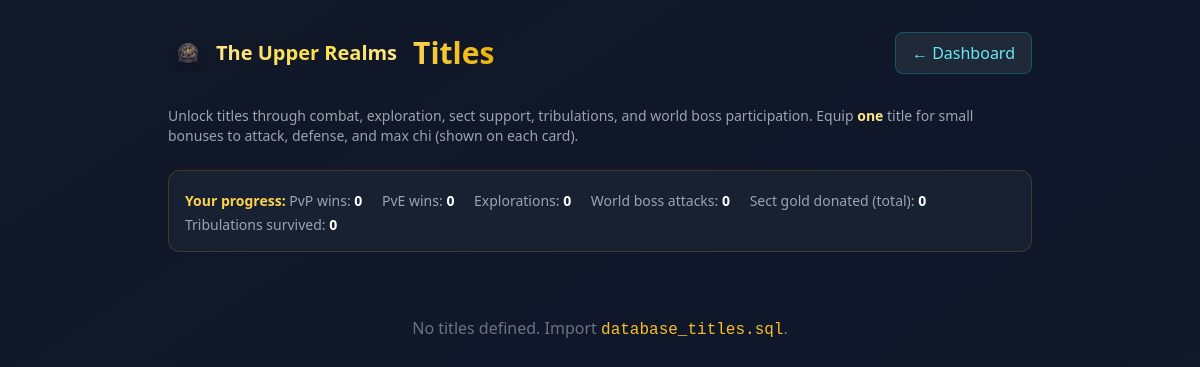
Page /pages/titles.php (signed in) on the earlier database version.
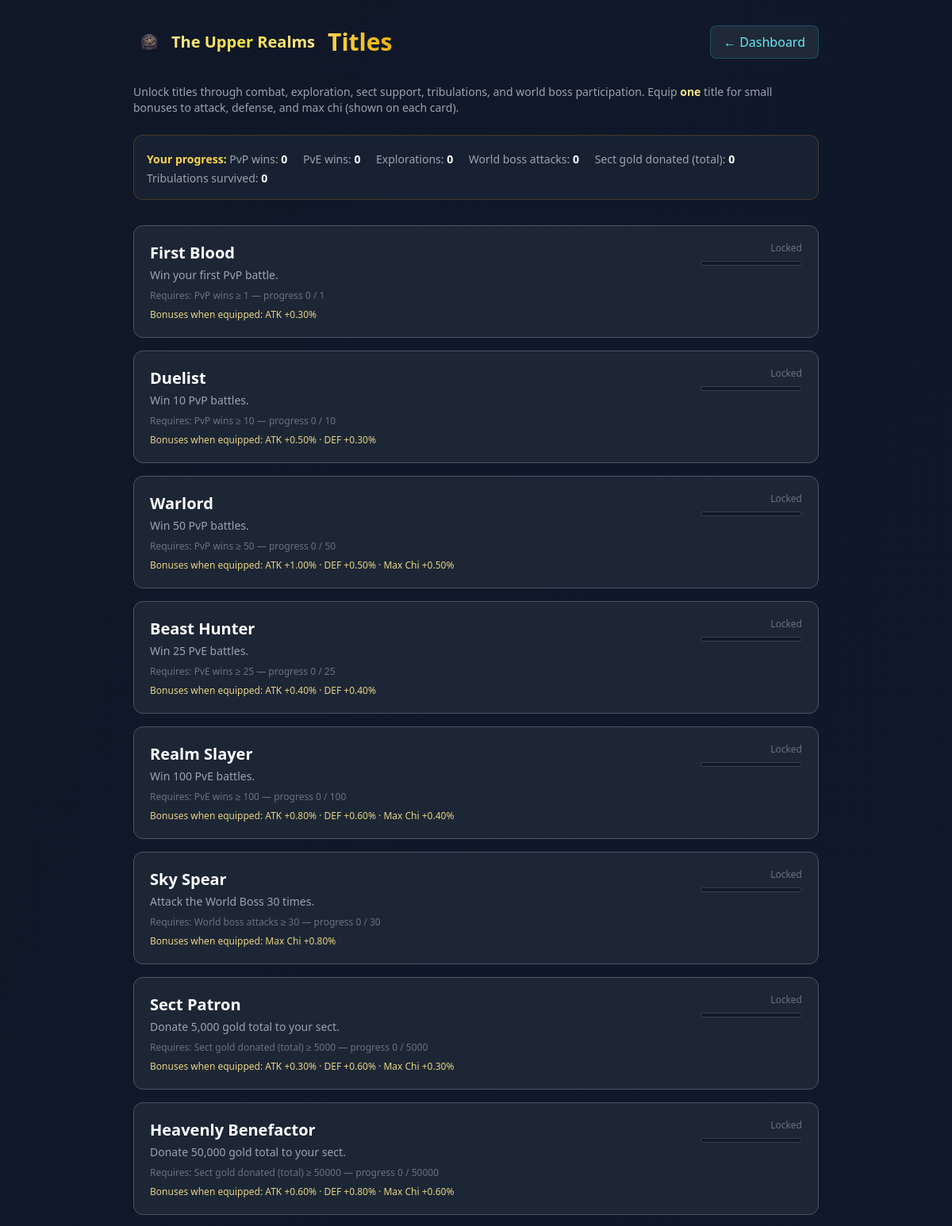
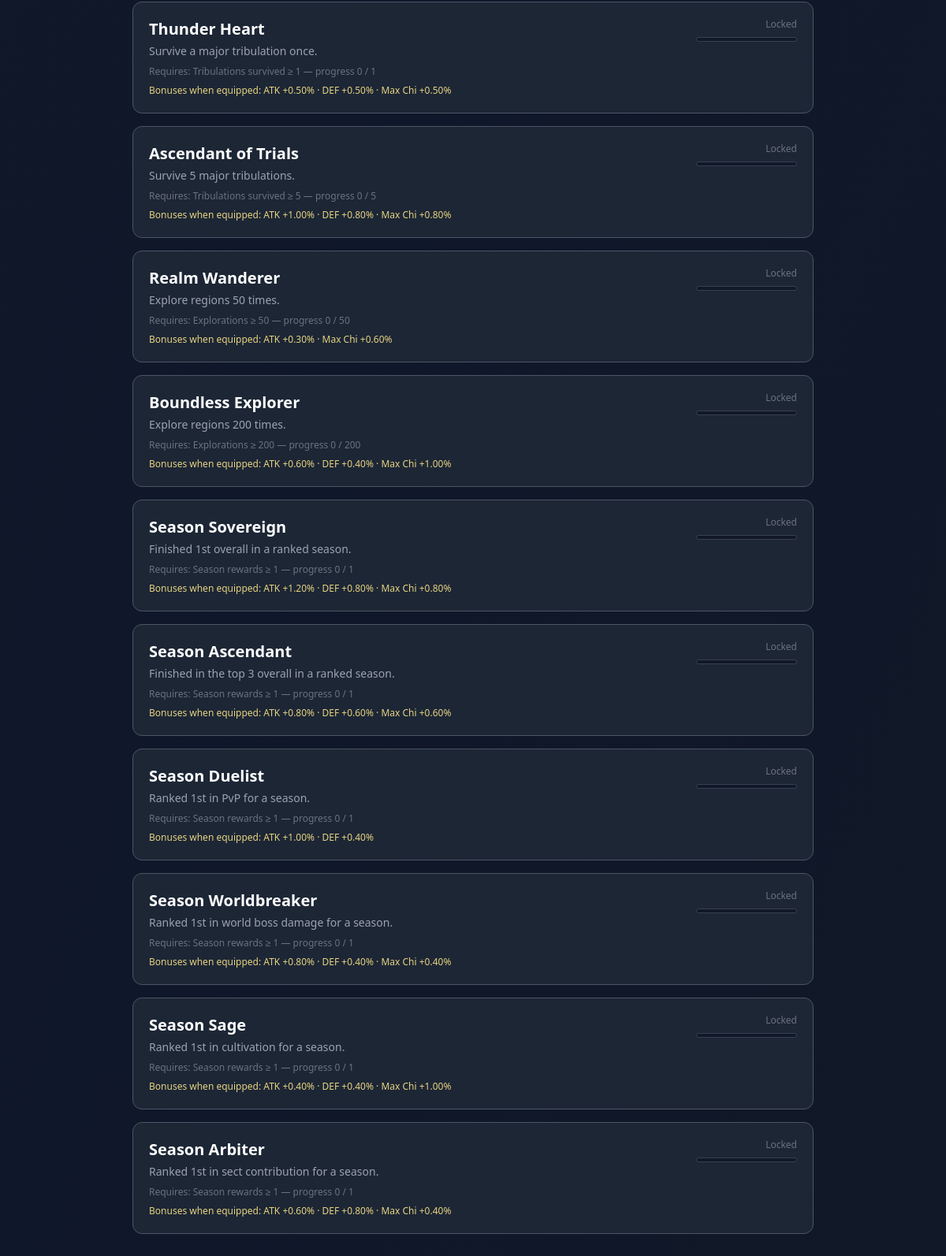
Same page on the later database version (2 pictures, top to bottom).
### tables this page shows
CREATE TABLE IF NOT EXISTS titles (
    id INT UNSIGNED AUTO_INCREMENT PRIMARY KEY,
    slug VARCHAR(64) NOT NULL UNIQUE,
    name VARCHAR(80) NOT NULL,
    description VARCHAR(255) NOT NULL DEFAULT '',
    unlock_type ENUM('pvp_wins','pve_kills','boss_participation','sect_contribution','tribulation_success','exploration','season_rank') NOT NULL,
    unlock_value INT UNSIGNED NOT NULL DEFAULT 1,
    bonus_attack_pct DECIMAL(6,5) NOT NULL DEFAULT 0 COMMENT 'e.g. 0.00500 = 0.5%',
    bonus_defense_pct DECIMAL(6,5) NOT NULL DEFAULT 0,
    bonus_max_chi_pct DECIMAL(6,5) NOT NULL DEFAULT 0,
    sort_order INT NOT NULL DEFAULT 0,
    created_at TIMESTAMP DEFAULT CURRENT_TIMESTAMP
);

### services/TitleService.php (called while the page is built, shortened)
<?php
class TitleService
{
    public function getTitlesPageData(int $userId): array
    {
        $stats = [
            'pvp_wins' => 0,
            'pve_kills' => 0,
            'exploration' => 0,
            'boss_participation' => 0,
            'sect_contribution' => 0,
            'tribulation_success' => 0,
        ];
        $equippedId = null;
        try {
            $db = Database::getConnection();
            $stmt = $db->prepare("
                SELECT wins, title_pve_wins, title_explore_count, title_boss_attacks,
                       title_sect_donated_gold, title_tribulations_won, equipped_title_id
                FROM users WHERE id = ? LIMIT 1
            ");
            $stmt->execute([$userId]);
            $u = $stmt->fetch(PDO::FETCH_ASSOC);
            $stmt = $db->query("SELECT * FROM titles ORDER BY sort_order ASC, id ASC");
            $rows = $stmt->fetchAll(PDO::FETCH_ASSOC) ?: [];
            $unlockedStmt = $db->prepare("SELECT title_id FROM user_titles WHERE user_id = ?");
            $unlockedStmt->execute([$userId]);
            $unlocked = [];
            $out = [];
            foreach ($rows as $row) {
                $tid = (int)$row['id'];
                $type = (string)$row['unlock_type'];
                $need = (int)$row['unlock_value'];
                if ($type === 'season_rank') {
                    $need = 1;
                    $have = isset($unlocked[$tid]) ? 1 : 0;
                } else {
                    $have = $stats[$type] ?? 0;
                }
                $out[] = [
                    'id' => $tid,
                    'slug' => $row['slug'],
                    'name' => $row['name'],
                    'description' => $row['description'],
                    'unlock_type' => $type,
                    'unlock_value' => $need,
                    'progress_current' => min($have, $need),
                    'progress_pct' => $need > 0 ? min(100, (int)round(100 * $have / $need)) : 0,
                    'unlocked' => isset($unlocked[$tid]),
                    'equipped' => $equippedId === $tid,
                    'bonus_attack_pct' => (float)$row['bonus_attack_pct'],
                    'bonus_defense_pct' => (float)$row['bonus_defense_pct'],
                    'bonus_max_chi_pct' => (float)$row['bonus_max_chi_pct'],
                ];
            }
            return ['titles' => $out, 'stats' => $stats, 'equipped_id' => $equippedId];
        } catch (PDOException $e) {
            error_log('TitleService::getTitlesPageData ' . $e->getMessage());
            return ['titles' => [], 'stats' => $stats, 'equipped_id' => null];
        }
    }
}

### pages/titles.php (the view, shortened to what this page needs)
<?php
require_once dirname(__DIR__) . '/core/SessionHelper.php';
require_once dirname(__DIR__) . '/services/TitleService.php';
$userId = SessionHelper::requireLoggedIn();
$titleService = new TitleService();
$page = $titleService->getTitlesPageData($userId);
$titles = $page['titles'];
$stats = $page['stats'];
$typeLabels = [
    'pvp_wins' => 'PvP wins',
    'pve_kills' => 'PvE wins',
    'exploration' => 'Explorations',
    'boss_participation' => 'World boss attacks',
    'sect_contribution' => 'Sect gold donated (total)',
    'tribulation_success' => 'Tribulations survived',
    'season_rank' => 'Season rewards',
];
?>
<!DOCTYPE html>
<html lang="en">
<head>
    <script src="https://cdn.tailwindcss.com"></script>
</head>
<body class="bg-gradient-to-br from-gray-900 via-slate-900 to-gray-900 min-h-screen">
    <div class="container mx-auto px-4 py-8 max-w-4xl">
        <div class="flex justify-between items-center mb-8 flex-wrap gap-4">
            <div class="flex items-center gap-4 flex-wrap">
                <?php $site_brand_compact = true; require_once dirname(__DIR__) . '/includes/site_brand.php'; ?>
                <h1 class="text-3xl font-bold bg-gradient-to-r from-amber-300 to-yellow-500 bg-clip-text text-transparent">Titles</h1>
            </div>
            <a href="game.php" class="px-4 py-2 bg-gray-800 hover:bg-gray-700 rounded-lg border border-cyan-500/30 text-cyan-300 transition-all">← Dashboard</a>
        </div>
        <p class="text-gray-400 text-sm mb-6">
            Unlock titles through combat, exploration, sect support, tribulations, and world boss participation.
            Equip <strong class="text-amber-200">one</strong> title for small bonuses to attack, defense, and max chi (shown on each card).
        </p>
        <div class="bg-gray-800/60 border border-amber-500/20 rounded-xl p-4 mb-8 text-sm text-gray-400">
            <span class="text-amber-300 font-semibold">Your progress:</span>
            <?php foreach ($stats as $k => $v): ?>
                <span class="inline-block mr-4 mt-1"><?php echo htmlspecialchars($typeLabels[$k] ?? $k, ENT_QUOTES, 'UTF-8'); ?>: <strong class="text-white"><?php echo $k === 'sect_contribution' ? number_format($v) : (int)$v; ?></strong></span>
            <?php endforeach; ?>
        </div>
        <div class="space-y-4">
            <?php foreach ($titles as $t): ?>
            <div class="bg-gray-800/90 border <?php echo !empty($t['equipped']) ? 'border-amber-400 ring-1 ring-amber-500/40' : 'border-gray-600'; ?> rounded-xl p-5">
                <div class="flex flex-wrap justify-between gap-4">
                    <div>
                        <h2 class="text-xl font-semibold text-white"><?php echo htmlspecialchars($t['name'], ENT_QUOTES, 'UTF-8'); ?></h2>
                        <p class="text-gray-400 text-sm mt-1"><?php echo htmlspecialchars($t['description'], ENT_QUOTES, 'UTF-8'); ?></p>
                        <p class="text-xs text-gray-500 mt-2">
                            Requires: <?php echo htmlspecialchars($typeLabels[$t['unlock_type']] ?? $t['unlock_type'], ENT_QUOTES, 'UTF-8'); ?> ≥ <?php echo (int)$t['unlock_value']; ?>
                            <?php if (empty($t['unlocked'])): ?>
                                — progress <?php echo (int)$t['progress_current']; ?> / <?php echo (int)$t['unlock_value']; ?>
                            <?php endif; ?>
                        </p>
                        <?php
                            $ba = (float)$t['bonus_attack_pct'] * 100;
                            $bd = (float)$t['bonus_defense_pct'] * 100;
                            $bm = (float)$t['bonus_max_chi_pct'] * 100;
                        ?>
                        <p class="text-xs text-amber-200/90 mt-2">
                            Bonuses when equipped:
                            <?php if ($ba > 0): ?> ATK +<?php echo number_format($ba, 2); ?>%<?php endif; ?>
                            <?php if ($bd > 0): ?><?php echo $ba > 0 ? ' ·' : ''; ?> DEF +<?php echo number_format($bd, 2); ?>%<?php endif; ?>
                            <?php if ($bm > 0): ?><?php echo ($ba > 0 || $bd > 0) ? ' ·' : ''; ?> Max Chi +<?php echo number_format($bm, 2); ?>%<?php endif; ?>
                        </p>
                    </div>
                    <div class="flex flex-col items-end gap-2">
                        <?php if (!empty($t['unlocked'])): ?>
                            <?php if (!empty($t['equipped'])): ?>
                                <span class="text-xs px-2 py-1 rounded bg-amber-900/50 text-amber-200 border border-amber-500/40">Equipped</span>
                                <button type="button" class="unequip-btn text-sm text-gray-400 hover:text-white underline" data-title-id="0">Unequip</button>
                            <?php else: ?>
                                <button type="button" class="equip-btn px-4 py-2 bg-amber-600 hover:bg-amber-500 text-white font-semibold rounded-lg text-sm" data-title-id="<?php echo (int)$t['id']; ?>">Equip</button>
                            <?php endif; ?>
                        <?php else: ?>
                            <span class="text-xs text-gray-500">Locked</span>
                            <div class="w-32 bg-gray-900 rounded-full h-1.5 overflow-hidden border border-gray-700">
                            </div>
                        <?php endif; ?>
                    </div>
                </div>
            </div>
            <?php endforeach; ?>
        </div>
        <?php if (empty($titles)): ?>
            <p class="text-gray-500 text-center py-8">No titles defined. Import <code class="text-amber-400">database_titles.sql</code>.</p>
        <?php endif; ?>
    </div>
</body>
</html>

### includes/site_brand.php (shortened to what this page needs)
<?php
$brand_logo_src = '../assets/images/logo-upper-realms.png';
$brand_alt = 'Legacy Upper Realms — Dao Cultivation';
if ($site_brand_compact):
?>
<div class="flex items-center gap-2 flex-shrink-0">
    <img src="<?php echo htmlspecialchars($brand_logo_src, ENT_QUOTES, 'UTF-8'); ?>" alt="<?php echo htmlspecialchars($brand_alt, ENT_QUOTES, 'UTF-8'); ?>" class="w-10 h-10 object-contain drop-shadow-md">
    <span class="text-xl font-bold bg-gradient-to-r from-amber-200 via-yellow-300 to-amber-200 bg-clip-text text-transparent whitespace-nowrap">The Upper Realms</span>
</div>
<?php endif;

Differences in the rows shown:
added titles: name "First Blood", description "Win your first PvP battle.", unlock_type "PvP wins", unlock_value "1", progress_current "0", bonus_attack_pct "0.30"
added titles: name "Duelist", description "Win 10 PvP battles.", unlock_type "PvP wins", unlock_value "10", progress_current "0", bonus_attack_pct "0.50", bonus_defense_pct "0.30"
added titles: name "Warlord", description "Win 50 PvP battles.", unlock_type "PvP wins", unlock_value "50", progress_current "0", bonus_attack_pct "1.00", bonus_defense_pct "0.50", bonus_max_chi_pct "0.50"
added titles: name "Beast Hunter", description "Win 25 PvE battles.", unlock_type "PvE wins", unlock_value "25", progress_current "0", bonus_attack_pct "0.40", bonus_defense_pct "0.40"
added titles: name "Realm Slayer", description "Win 100 PvE battles.", unlock_type "PvE wins", unlock_value "100", progress_current "0", bonus_attack_pct "0.80", bonus_defense_pct "0.60", bonus_max_chi_pct "0.40"
added titles: name "Sky Spear", description "Attack the World Boss 30 times.", unlock_type "World boss attacks", unlock_value "30", progress_current "0", bonus_max_chi_pct "0.80"
added titles: name "Sect Patron", description "Donate 5,000 gold total to your sect.", unlock_type "Sect gold donated (total)", unlock_value "5000", progress_current "0", bonus_attack_pct "0.30", bonus_defense_pct "0.60", bonus_max_chi_pct "0.30"
added titles: name "Heavenly Benefactor", description "Donate 50,000 gold total to your sect.", unlock_type "Sect gold donated (total)", unlock_value "50000", progress_current "0", bonus_attack_pct "0.60", bonus_defense_pct "0.80", bonus_max_chi_pct "0.60"
added titles: name "Thunder Heart", description "Survive a major tribulation once.", unlock_type "Tribulations survived", unlock_value "1", progress_current "0", bonus_attack_pct "0.50", bonus_defense_pct "0.50", bonus_max_chi_pct "0.50"
added titles: name "Ascendant of Trials", description "Survive 5 major tribulations.", unlock_type "Tribulations survived", unlock_value "5", progress_current "0", bonus_attack_pct "1.00", bonus_defense_pct "0.80", bonus_max_chi_pct "0.80"
added titles: name "Realm Wanderer", description "Explore regions 50 times.", unlock_type "Explorations", unlock_value "50", progress_current "0", bonus_attack_pct "0.30", bonus_max_chi_pct "0.60"
added titles: name "Boundless Explorer", description "Explore regions 200 times.", unlock_type "Explorations", unlock_value "200", progress_current "0", bonus_attack_pct "0.60", bonus_defense_pct "0.40", bonus_max_chi_pct "1.00"
added titles: name "Season Sovereign", description "Finished 1st overall in a ranked season.", unlock_type "Season rewards", unlock_value "1", unlock_value "0", bonus_attack_pct "1.20", bonus_defense_pct "0.80", bonus_max_chi_pct "0.80"
added titles: name "Season Ascendant", description "Finished in the top 3 overall in a ranked season.", unlock_type "Season rewards", unlock_value "1", unlock_value "0", bonus_attack_pct "0.80", bonus_defense_pct "0.60", bonus_max_chi_pct "0.60"
added titles: name "Season Duelist", description "Ranked 1st in PvP for a season.", unlock_type "Season rewards", unlock_value "1", unlock_value "0", bonus_attack_pct "1.00", bonus_defense_pct "0.40"
added titles: name "Season Worldbreaker", description "Ranked 1st in world boss damage for a season.", unlock_type "Season rewards", unlock_value "1", unlock_value "0", bonus_attack_pct "0.80", bonus_defense_pct "0.40", bonus_max_chi_pct "0.40"
added titles: name "Season Sage", description "Ranked 1st in cultivation for a season.", unlock_type "Season rewards", unlock_value "1", unlock_value "0", bonus_attack_pct "0.40", bonus_defense_pct "0.40", bonus_max_chi_pct "1.00"
added titles: name "Season Arbiter", description "Ranked 1st in sect contribution for a season.", unlock_type "Season rewards", unlock_value "1", unlock_value "0", bonus_attack_pct "0.60", bonus_defense_pct "0.80", bonus_max_chi_pct "0.40"
Other differences:
text no longer shown: "No titles defined. Import database_titles.sql ."
